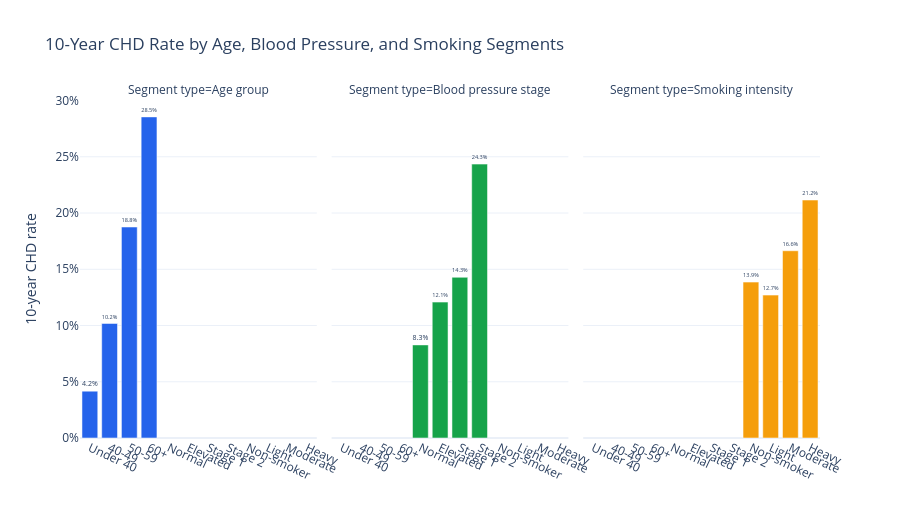

The code cell stored with this chart in its notebook:
### Code cell
fig = px.bar(
    risk_summary,
    x="segment",
    y="chd_rate",
    color="category",
    facet_col="category",
    text="chd_rate_label",
    title="10-Year CHD Rate by Age, Blood Pressure, and Smoking Segments",
    labels={
        "segment": "",
        "chd_rate": "10-year CHD rate",
        "category": "Segment type",
    },
    color_discrete_sequence=["#2563eb", "#16a34a", "#f59e0b"],
)
fig.update_yaxes(tickformat=".0%")
fig.update_xaxes(tickangle=25)
fig.update_traces(textposition="outside", cliponaxis=False)
fig.update_layout(template="plotly_white", height=520, showlegend=False)
fig.write_html(CHART_DIR / "interactive_chd_rates_by_key_groups.html")
fig.show()

### Figure 1 — Plotly figure (JSON) as saved in the notebook; plotly's stock layout.template omitted (floating-point values rounded to 4 significant figures)
{"data": [{"cliponaxis": false, "hovertemplate": "Segment type=Age group<br>=%{x}<br>10-year CHD rate=%{y}<br>chd_rate_label=%{text}<extra></extra>", "legendgroup": "Age group", "marker": {"color": "#2563eb", "pattern": {"shape": ""}}, "name": "Age group", "orientation": "v", "showlegend": true, "text": ["4.2%", "10.2%", "18.8%", "28.5%"], "textposition": "outside", "type": "bar", "x": ["Under 40", "40-49", "50-59", "60+"], "xaxis": "x", "y": [0.04167, 0.1018, 0.1876, 0.2855], "yaxis": "y"}, {"cliponaxis": false, "hovertemplate": "Segment type=Blood pressure stage<br>=%{x}<br>10-year CHD rate=%{y}<br>chd_rate_label=%{text}<extra></extra>", "legendgroup": "Blood pressure stage", "marker": {"color": "#16a34a", "pattern": {"shape": ""}}, "name": "Blood pressure stage", "orientation": "v", "showlegend": true, "text": ["8.3%", "12.1%", "14.3%", "24.3%"], "textposition": "outside", "type": "bar", "x": ["Normal", "Elevated", "Stage 1", "Stage 2"], "xaxis": "x2", "y": [0.08276, 0.1208, 0.1429, 0.2435], "yaxis": "y2"}, {"cliponaxis": false, "hovertemplate": "Segment type=Smoking intensity<br>=%{x}<br>10-year CHD rate=%{y}<br>chd_rate_label=%{text}<extra></extra>", "legendgroup": "Smoking intensity", "marker": {"color": "#f59e0b", "pattern": {"shape": ""}}, "name": "Smoking intensity", "orientation": "v", "showlegend": true, "text": ["13.9%", "12.7%", "16.6%", "21.2%"], "textposition": "outside", "type": "bar", "x": ["Non-smoker", "Light", "Moderate", "Heavy"], "xaxis": "x3", "y": [0.1386, 0.127, 0.1665, 0.2115], "yaxis": "y3"}], "layout": {"annotations": [{"font": {}, "showarrow": false, "text": "Segment type=Age group", "x": 0.16, "xanchor": "center", "xref": "paper", "y": 1.0, "yanchor": "bottom", "yref": "paper"}, {"font": {}, "showarrow": false, "text": "Segment type=Blood pressure stage", "x": 0.5, "xanchor": "center", "xref": "paper", "y": 1.0, "yanchor": "bottom", "yref": "paper"}, {"font": {}, "showarrow": false, "text": "Segment type=Smoking intensity", "x": 0.84, "xanchor": "center", "xref": "paper", "y": 1.0, "yanchor": "bottom", "yref": "paper"}], "barmode": "relative", "height": 520, "legend": {"title": {"text": "Segment type"}, "tracegroupgap": 0}, "showlegend": false, "title": {"text": "10-Year CHD Rate by Age, Blood Pressure, and Smoking Segments"}, "xaxis": {"anchor": "y", "domain": [0.0, 0.32], "tickangle": 25, "title": {"text": ""}}, "xaxis2": {"anchor": "y2", "domain": [0.34, 0.66], "matches": "x", "tickangle": 25, "title": {"text": ""}}, "xaxis3": {"anchor": "y3", "domain": [0.68, 1.0], "matches": "x", "tickangle": 25, "title": {"text": ""}}, "yaxis": {"anchor": "x", "domain": [0.0, 1.0], "tickformat": ".0%", "title": {"text": "10-year CHD rate"}}, "yaxis2": {"anchor": "x2", "domain": [0.0, 1.0], "matches": "y", "showticklabels": false, "tickformat": ".0%"}, "yaxis3": {"anchor": "x3", "domain": [0.0, 1.0], "matches": "y", "showticklabels": false, "tickformat": ".0%"}}}
